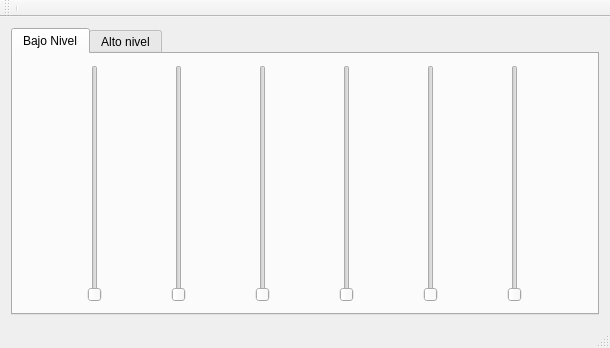
<?xml version="1.0" encoding="UTF-8"?>
<ui version="4.0">
 <class>MainWindow</class>
 <widget class="QMainWindow" name="MainWindow">
  <property name="geometry">
   <rect>
    <x>0</x>
    <y>0</y>
    <width>610</width>
    <height>348</height>
   </rect>
  </property>
  <property name="windowTitle">
   <string>MainWindow</string>
  </property>
  <widget class="QWidget" name="centralWidget">
   <layout class="QHBoxLayout" name="horizontalLayout">
    <item>
     <widget class="QTabWidget" name="tabWidget">
      <property name="currentIndex">
       <number>0</number>
      </property>
      <widget class="QWidget" name="tab">
       <attribute name="title">
        <string>Bajo Nivel</string>
       </attribute>
       <layout class="QHBoxLayout" name="horizontalLayout_2">
        <item>
         <widget class="QSlider" name="verticalSlider">
          <property name="orientation">
           <enum>Qt::Vertical</enum>
          </property>
         </widget>
        </item>
        <item>
         <widget class="QSlider" name="verticalSlider_2">
          <property name="orientation">
           <enum>Qt::Vertical</enum>
          </property>
         </widget>
        </item>
        <item>
         <widget class="QSlider" name="verticalSlider_3">
          <property name="orientation">
           <enum>Qt::Vertical</enum>
          </property>
         </widget>
        </item>
        <item>
         <widget class="QSlider" name="verticalSlider_4">
          <property name="orientation">
           <enum>Qt::Vertical</enum>
          </property>
         </widget>
        </item>
        <item>
         <widget class="QSlider" name="verticalSlider_5">
          <property name="orientation">
           <enum>Qt::Vertical</enum>
          </property>
         </widget>
        </item>
        <item>
         <widget class="QSlider" name="verticalSlider_6">
          <property name="orientation">
           <enum>Qt::Vertical</enum>
          </property>
         </widget>
        </item>
       </layout>
      </widget>
      <widget class="QWidget" name="tab_2">
       <attribute name="title">
        <string>Alto nivel</string>
       </attribute>
      </widget>
     </widget>
    </item>
   </layout>
  </widget>
  <widget class="QMenuBar" name="menuBar">
   <property name="geometry">
    <rect>
     <x>0</x>
     <y>0</y>
     <width>610</width>
     <height>22</height>
    </rect>
   </property>
  </widget>
  <widget class="QToolBar" name="mainToolBar">
   <attribute name="toolBarArea">
    <enum>TopToolBarArea</enum>
   </attribute>
   <attribute name="toolBarBreak">
    <bool>true</bool>
   </attribute>
   <addaction name="separator"/>
  </widget>
  <widget class="QStatusBar" name="statusBar"/>
 </widget>
 <layoutdefault spacing="6" margin="11"/>
 <resources/>
 <connections/>
</ui>
